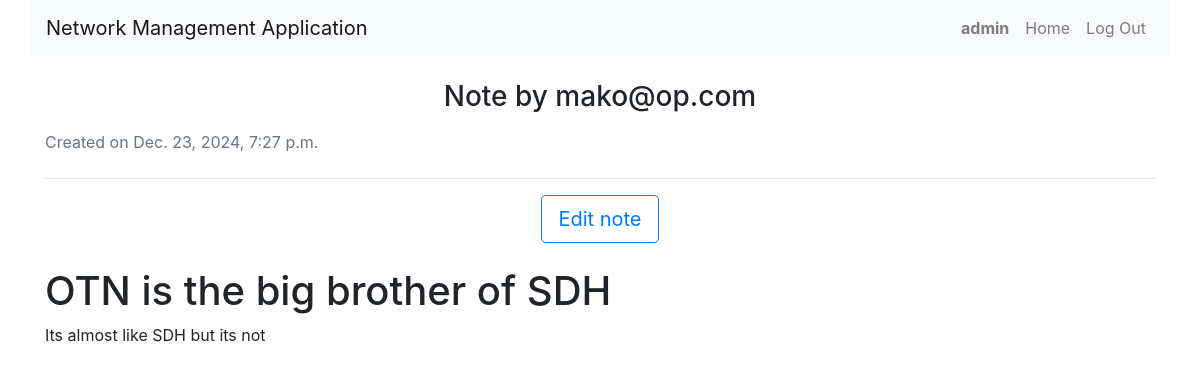
/notes/6/details/ (signed in), run on the app's committed database.
### nms/models.py (models this page shows, shortened)
class User(AbstractUser):
    ROLES = (
        ('noc', 'NOC Staff'),
        ('technician', 'Technician'),
        ('manager', 'Manager'),
        ('client', 'Client')
    )
    role = models.CharField(max_length=50, choices=ROLES, default='client')

class Note(models.Model):
    user = models.ForeignKey(User, on_delete=models.CASCADE, related_name='notes')
    title = models.CharField(max_length=100, default="No Title Provided")
    content = models.TextField()  # Store the Markdown content
    created_at = models.DateTimeField(auto_now_add=True)

### nms/views.py (the view)
# urls.py: path('notes/<int:note_id>/details/', views.view_note, name='view_note'),
def view_note(request, note_id):
    note = get_object_or_404(Note, id=note_id)
    rendered_content = md(note.content, extensions=['extra', 'codehilite'])  # Render Markdown
    return render(request, 'nms/view_note.html', {'note': note, 'rendered_content': rendered_content})

### nms/templates/nms/view_note.html
{% extends "nms/layout.html" %}
{% block body %}
<div class="container my-4">
    <h3 class="text-center mb-3">Note by {{ note.user.username }}</h3>
    <div class="text-muted mb-4">
        <span>Created on {{ note.created_at }}</span>
    </div>
    <hr>
    <div class="text-center mb-4">
        <a href="{% url 'edit_note' note.id %}" class="btn btn-outline-primary btn-lg">Edit note</a>
    </div>
    <div class="note-content">
        {{ rendered_content|safe }}
    </div>
</div>
{% endblock %}

### nms/templates/nms/layout.html (shortened to what this page needs)
{% load static %}
<!DOCTYPE html>
<html lang="en">
    <head>
        <link rel="stylesheet" href="https://stackpath.bootstrapcdn.com/bootstrap/4.4.1/css/bootstrap.min.css">
        {% load static %}
        <link href="{% static 'nms/styles.css' %}" rel="stylesheet">
    </head>
    <body>
        <div class="container-fluid">
            <div class="container-fluid">
                <nav class="navbar navbar-expand-lg navbar-light bg-light">
                    <a class="navbar-brand" href="/">Network Management Application</a>
                    <div class="collapse navbar-collapse" id="navbarNav">
                        <ul class="navbar-nav ml-auto">
                            {% if user.is_authenticated %}
                                <li class="nav-item">
                                    <a class="nav-link" href="#"><strong>{{ user.username }}</strong></a>
                                </li>
                                <li class="nav-item">
                                    <a class="nav-link" href="{% url 'index' %}">Home</a>
                                </li>
                                <li class="nav-item">
                                    <a class="nav-link" href="{% url 'logout' %}">Log Out</a>
                                </li>
                            {% endif %}
                        </ul>
                    </div>
                </nav>
          <div class="body mt-4">
            {% block body %}
            {% endblock %}
        </div>
    </div>
    </body>
</html>

### data on the page
User: username "admin"
Note: user.username "mako@op.com", created_at "Dec. 23, 2024, 7:27 p.m."

### other printed values
{{ rendered_content|safe }} "OTN is the big brother of SDH Its almost like SDH but its not"
